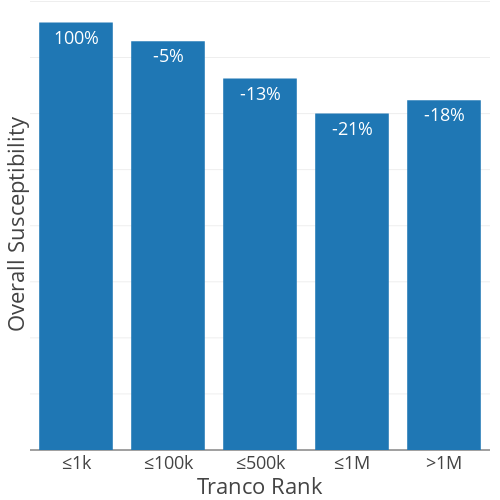

The cell this chart's notebook holds for it:
### Code cell
ranks = [1000, 100000, 500000, 1000000]
buckets = {k: {"vulns": 0, "analyzed": 0, "factor": 0} for k in ranks}
unranked = {"vulns": 0, "analyzed": 0, "factor": 0}

for row in iterate():
    rank = row["rank"]
    domain = row["domain"]

    tests = [k for k in row.keys() if k.startswith("test_")]
    filtered = ["test_create_algorithm", "test_get_algorithm", "test_get_allow_credentials", "test_get_non_discoverable_ident", "test_get_discoverable_ident", "test_csrf_register", "test_csrf_login", "test_csrf_delete", "test_false_delete"]
    tests = [k for k in tests if k not in filtered]
    tests = {k: True if row[k] in ["Success", "Partial", "Derived"] else False for k in tests}
    tests["test_priv_passkey_auth"] = row["priv_passkey_auth"]

    analyzed = True if row["test_create_context_nonsense"] in ["Success", "Partial", "Derived", "Failure", "N/A"] else False
    num_vulns = sum(1 for v in tests.values() if v)

    if rank == "N/A":
        if analyzed:
            unranked["analyzed"] += 1
        if analyzed and num_vulns > 0:
            unranked["vulns"] += num_vulns
            unranked["factor"] = (unranked["vulns"] / unranked["analyzed"])
    else:
        rank = int(rank)
        buck = None
        for r in ranks:
            if rank <= r:
                buck = r
                break
        if analyzed:
            buckets[buck]["analyzed"] += 1
        if analyzed and num_vulns > 0:
            buckets[buck]["vulns"] += num_vulns
            buckets[buck]["factor"] = (buckets[buck]["vulns"] / buckets[buck]["analyzed"])

pprint(buckets)
pprint(unranked)

data = []
for k, v in buckets.items():
    # data.append({
    #     "bucket": str(k),
    #     "type": "analyzed",
    #     "total": v["analyzed"]
    # })
    # data.append({
    #     "bucket": str(k),
    #     "type": "vulns",
    #     "total": v["vulns"]
    # })
    label = f"≤{int(k/1000)}k"
    if k == 1000000:
        label = "≤1M"
    data.append({
        "Bucket": label,
        "Total": v["factor"]
    })
data.append({
    "Bucket": ">1M",
    "Total": unranked["factor"]
})

df = pd.DataFrame(data)
fig = px.bar(data, x="Bucket", y="Total", template="presentation", labels={"Total": "Overall Susceptibility", "Bucket": "Tranco Rank"})

fig.update_traces(textposition="none", textfont_size=20)
fig.update_layout(
    margin=dict(r=10, l=30, t=0, b=50),
    width=500,
    height=500,
    showlegend=False,
    yaxis=dict(showticklabels=False)
)

fig.add_annotation(
    x=0,
    y=data[0]["Total"],
    text="100%",
    showarrow=False,
    font=dict(size=18, color="white"),
    xanchor="center",
    yanchor="top",
    textangle=0,
)
fig.add_annotation(
    x=1,
    y=data[1]["Total"],
    text="-5%",
    showarrow=False,
    font=dict(size=18, color="white"),
    xanchor="center",
    yanchor="top",
    textangle=0,
)
fig.add_annotation(
    x=2,
    y=data[2]["Total"],
    text="-13%",
    showarrow=False,
    font=dict(size=18, color="white"),
    xanchor="center",
    yanchor="top",
    textangle=0,
)
fig.add_annotation(
    x=3,
    y=data[3]["Total"],
    text="-21%",
    showarrow=False,
    font=dict(size=18, color="white"),
    xanchor="center",
    yanchor="top",
    textangle=0,
)
fig.add_annotation(
    x=4,
    y=data[4]["Total"],
    text="-18%",
    showarrow=False,
    font=dict(size=18, color="white"),
    xanchor="center",
    yanchor="top",
    textangle=0,
)

fig.show()
fig.write_image("./charts/vulns_by_tranco.pdf")

### Figure 1 — Plotly figure (JSON) as saved in the notebook; plotly's stock layout.template omitted (floating-point values rounded to 4 significant figures)
{"data": [{"hovertemplate": "Tranco Rank=%{x}<br>Overall Susceptibility=%{y}<extra></extra>", "legendgroup": "", "marker": {"color": "#1F77B4", "pattern": {"shape": ""}}, "name": "", "orientation": "v", "showlegend": false, "textfont": {"size": 20}, "textposition": "none", "type": "bar", "x": ["≤1k", "≤100k", "≤500k", "≤1M", ">1M"], "xaxis": "x", "y": [15.25, 14.58, 13.25, 12.0, 12.48], "yaxis": "y"}], "layout": {"annotations": [{"font": {"color": "white", "size": 18}, "showarrow": false, "text": "100%", "textangle": 0, "x": 0, "xanchor": "center", "y": 15.25, "yanchor": "top"}, {"font": {"color": "white", "size": 18}, "showarrow": false, "text": "-5%", "textangle": 0, "x": 1, "xanchor": "center", "y": 14.58, "yanchor": "top"}, {"font": {"color": "white", "size": 18}, "showarrow": false, "text": "-13%", "textangle": 0, "x": 2, "xanchor": "center", "y": 13.25, "yanchor": "top"}, {"font": {"color": "white", "size": 18}, "showarrow": false, "text": "-21%", "textangle": 0, "x": 3, "xanchor": "center", "y": 12, "yanchor": "top"}, {"font": {"color": "white", "size": 18}, "showarrow": false, "text": "-18%", "textangle": 0, "x": 4, "xanchor": "center", "y": 12.48, "yanchor": "top"}], "barmode": "relative", "height": 500, "legend": {"tracegroupgap": 0}, "margin": {"b": 50, "l": 30, "r": 10, "t": 0}, "showlegend": false, "width": 500, "xaxis": {"anchor": "y", "domain": [0, 1], "title": {"text": "Tranco Rank"}}, "yaxis": {"anchor": "x", "domain": [0, 1], "showticklabels": false, "title": {"text": "Overall Susceptibility"}}}}
